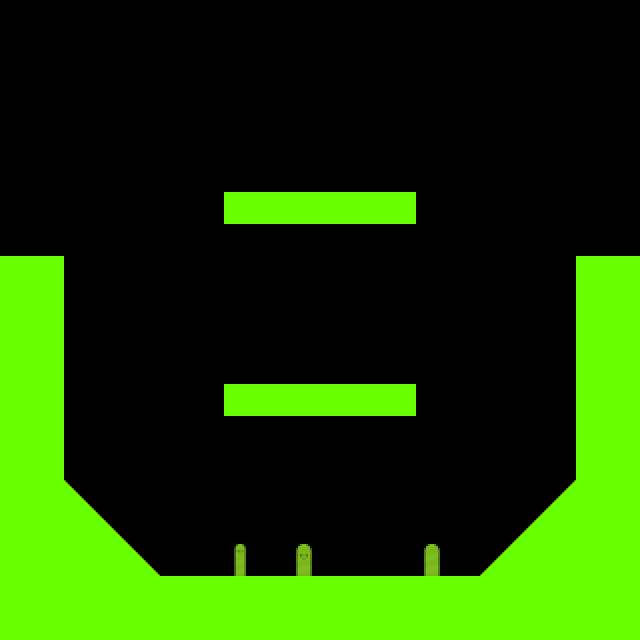

This game map was drawn from its Tiled (.tmx) file and the tilesets committed beside it. A one-line description and the trimmed map source follow:
An orthogonal 20x20 tile map with 32x32 px tiles, 2 tile layers (Capa de Patrones 1, collision), 2 tilesets.

<map version="1.0" orientation="orthogonal" width="20" height="20" tilewidth="32" tileheight="32">
 <tileset firstgid="1" name="Kenney 32x32" tilewidth="32" tileheight="32">
  <image source="images/tiles_spritesheet.png" width="384" height="320" />
 </tileset>
 <tileset firstgid="121" name="collision" tilewidth="32" tileheight="32">
  <image source="images/zelda.png" width="256" height="96" />
 </tileset>
 <layer name="Capa de Patrones 1" width="20" height="20">
  <data>[400 cells, 107 non-empty, 16 distinct tile ids]</data>
 </layer>
 <layer name="collision" width="20" height="20">
  <data>[400 cells, 104 non-empty, 3 distinct tile ids]</data>
 </layer>
</map>
